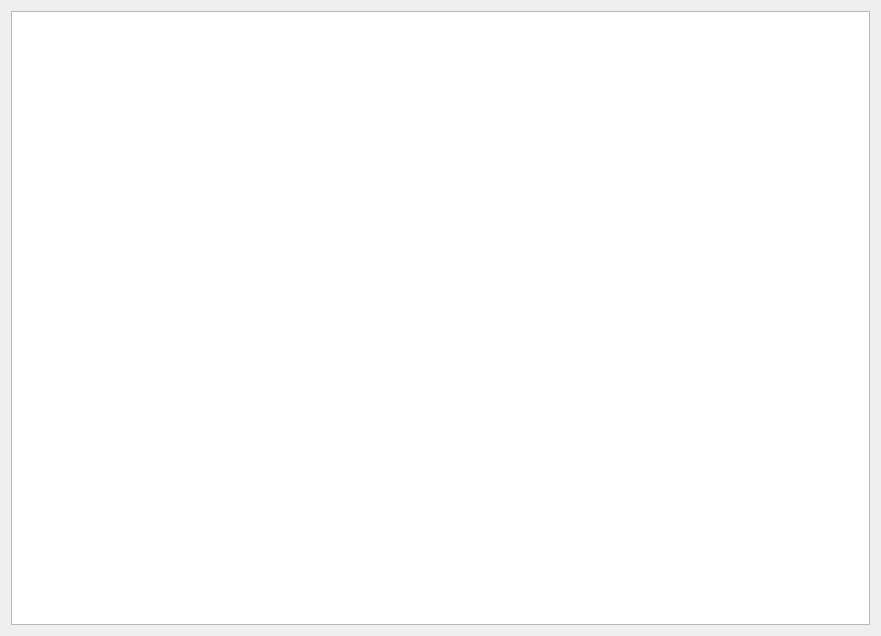
<?xml version="1.0" encoding="UTF-8"?>
<ui version="4.0">
 <class>MyFileWidget</class>
 <widget class="QWidget" name="MyFileWidget">
  <property name="geometry">
   <rect>
    <x>0</x>
    <y>0</y>
    <width>881</width>
    <height>636</height>
   </rect>
  </property>
  <property name="windowTitle">
   <string>Form</string>
  </property>
  <layout class="QVBoxLayout" name="verticalLayout">
   <item>
    <widget class="QListWidget" name="listWidget"/>
   </item>
  </layout>
 </widget>
 <resources/>
 <connections/>
</ui>
